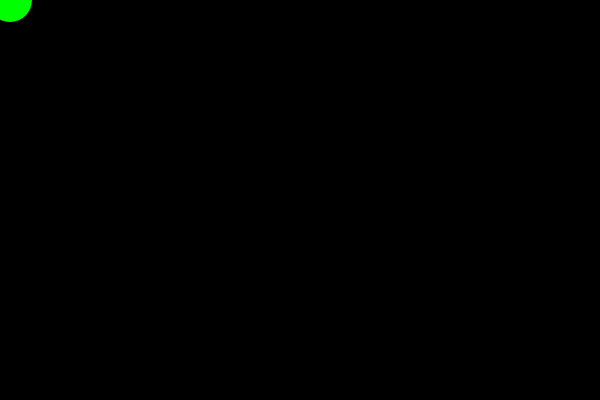
Frame 1 (no input)
Frame 60 (no input): identical to frame 1, image omitted
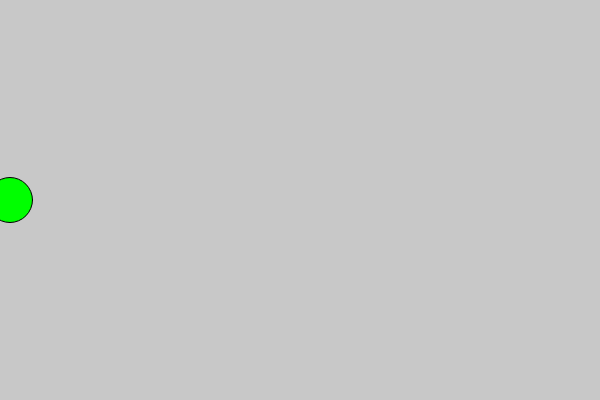
Frame 120 (the mouse pressed at the canvas centre since frame 60)

The p5.js sketch that drew these frames (run headless with seeded random() and noise() and a simulated clock; from frame 60 on, the mouse is pressed at the canvas centre):

// p5.js sketch
// ── sketch.js
var col=0;

function setup() {
    createCanvas(600, 400);
}

function draw() {
    col=mouseY;
    background(col);
        
    fill(0,255,0);
    ellipse(10,mouseY,45,45);
}
